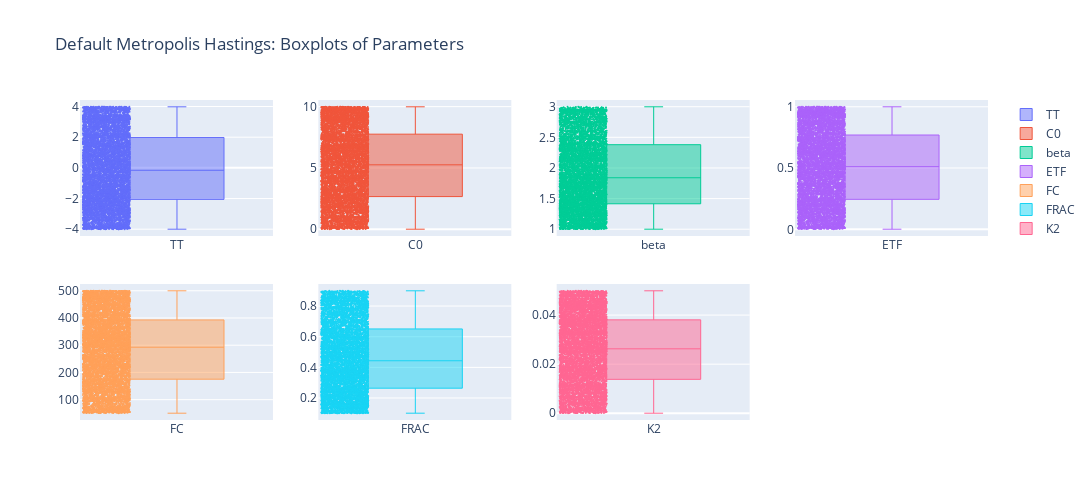

Write notebook code for a chart like this one.
### Code cell
fig = make_subplots(rows=2, cols=4)

for i, col in enumerate(samples.columns):
    row = (i // 4) + 1
    col_idx = (i % 4) + 1

    fig.add_trace(
        go.Box(
            y=samples[col],
            name=col,
            boxpoints="all",
            jitter=0.5,
            whiskerwidth=0.2,
            marker_size=2,
            line_width=1,
        ),
        row=row,
        col=col_idx,
    )

# Update layout
fig.update_layout(
    height=500,
    width=1200,
    title_text="Default Metropolis Hastings: Boxplots of Parameters",
)
fig.show()

### Figure 1 — Plotly figure (JSON) as saved in the notebook; plotly's stock layout.template omitted (floating-point values rounded to 4 significant figures; data arrays with more than 128 entries replaced by an {"elided": "..."} marker saying what was removed)
{"data": [{"boxpoints": "all", "jitter": 0.5, "line": {"width": 1}, "marker": {"size": 2}, "name": "TT", "type": "box", "whiskerwidth": 0.2, "xaxis": "x", "y": {"elided": "8001 float values"}, "yaxis": "y"}, {"boxpoints": "all", "jitter": 0.5, "line": {"width": 1}, "marker": {"size": 2}, "name": "C0", "type": "box", "whiskerwidth": 0.2, "xaxis": "x2", "y": {"elided": "8001 float values"}, "yaxis": "y2"}, {"boxpoints": "all", "jitter": 0.5, "line": {"width": 1}, "marker": {"size": 2}, "name": "beta", "type": "box", "whiskerwidth": 0.2, "xaxis": "x3", "y": {"elided": "8001 float values"}, "yaxis": "y3"}, {"boxpoints": "all", "jitter": 0.5, "line": {"width": 1}, "marker": {"size": 2}, "name": "ETF", "type": "box", "whiskerwidth": 0.2, "xaxis": "x4", "y": {"elided": "8001 float values"}, "yaxis": "y4"}, {"boxpoints": "all", "jitter": 0.5, "line": {"width": 1}, "marker": {"size": 2}, "name": "FC", "type": "box", "whiskerwidth": 0.2, "xaxis": "x5", "y": {"elided": "8001 float values"}, "yaxis": "y5"}, {"boxpoints": "all", "jitter": 0.5, "line": {"width": 1}, "marker": {"size": 2}, "name": "FRAC", "type": "box", "whiskerwidth": 0.2, "xaxis": "x6", "y": {"elided": "8001 float values"}, "yaxis": "y6"}, {"boxpoints": "all", "jitter": 0.5, "line": {"width": 1}, "marker": {"size": 2}, "name": "K2", "type": "box", "whiskerwidth": 0.2, "xaxis": "x7", "y": {"elided": "8001 float values"}, "yaxis": "y7"}], "layout": {"height": 500, "title": {"text": "Default Metropolis Hastings: Boxplots of Parameters"}, "width": 1200, "xaxis": {"anchor": "y", "domain": [0, 0.2125]}, "xaxis2": {"anchor": "y2", "domain": [0.2625, 0.475]}, "xaxis3": {"anchor": "y3", "domain": [0.525, 0.7375]}, "xaxis4": {"anchor": "y4", "domain": [0.7875, 1]}, "xaxis5": {"anchor": "y5", "domain": [0, 0.2125]}, "xaxis6": {"anchor": "y6", "domain": [0.2625, 0.475]}, "xaxis7": {"anchor": "y7", "domain": [0.525, 0.7375]}, "xaxis8": {"anchor": "y8", "domain": [0.7875, 1]}, "yaxis": {"anchor": "x", "domain": [0.575, 1]}, "yaxis2": {"anchor": "x2", "domain": [0.575, 1]}, "yaxis3": {"anchor": "x3", "domain": [0.575, 1]}, "yaxis4": {"anchor": "x4", "domain": [0.575, 1]}, "yaxis5": {"anchor": "x5", "domain": [0, 0.425]}, "yaxis6": {"anchor": "x6", "domain": [0, 0.425]}, "yaxis7": {"anchor": "x7", "domain": [0, 0.425]}, "yaxis8": {"anchor": "x8", "domain": [0, 0.425]}}}
